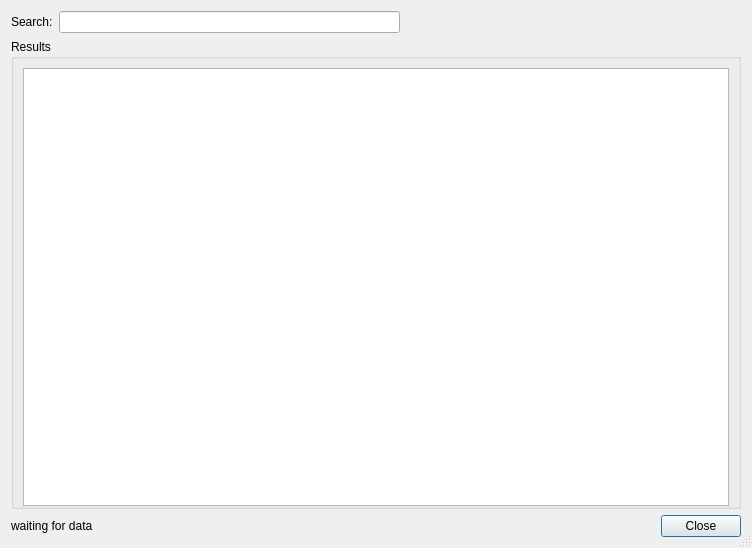
<?xml version="1.0" encoding="UTF-8"?>
<ui version="4.0">
 <class>ListClientsDialog</class>
 <widget class="QDialog" name="ListClientsDialog">
  <property name="geometry">
   <rect>
    <x>0</x>
    <y>0</y>
    <width>752</width>
    <height>548</height>
   </rect>
  </property>
  <property name="windowTitle">
   <string>Clients</string>
  </property>
  <property name="windowIcon">
   <iconset resource="Resources.qrc">
    <normaloff>:/icons/qutescoop.png</normaloff>:/icons/qutescoop.png</iconset>
  </property>
  <property name="sizeGripEnabled">
   <bool>true</bool>
  </property>
  <layout class="QVBoxLayout" name="verticalLayout">
   <item>
    <layout class="QGridLayout" name="gridLayout">
     <item row="0" column="1">
      <widget class="QLineEdit" name="editFilter">
       <property name="toolTip">
        <string>wildcards (*, ?) and powerful regular expressions allowed</string>
       </property>
      </widget>
     </item>
     <item row="0" column="0">
      <widget class="QLabel" name="label">
       <property name="text">
        <string>Search:</string>
       </property>
       <property name="buddy">
        <cstring>editFilter</cstring>
       </property>
      </widget>
     </item>
     <item row="0" column="2">
      <spacer name="horizontalSpacer">
       <property name="orientation">
        <enum>Qt::Horizontal</enum>
       </property>
       <property name="sizeHint" stdset="0">
        <size>
         <width>40</width>
         <height>20</height>
        </size>
       </property>
      </spacer>
     </item>
    </layout>
   </item>
   <item>
    <widget class="QGroupBox" name="boxResults">
     <property name="title">
      <string>Results</string>
     </property>
     <layout class="QVBoxLayout" name="verticalLayout_2">
      <property name="bottomMargin">
       <number>0</number>
      </property>
      <item>
       <widget class="QTreeView" name="treeListClients">
        <property name="rootIsDecorated">
         <bool>false</bool>
        </property>
        <property name="uniformRowHeights">
         <bool>true</bool>
        </property>
        <property name="itemsExpandable">
         <bool>false</bool>
        </property>
        <property name="sortingEnabled">
         <bool>true</bool>
        </property>
       </widget>
      </item>
     </layout>
    </widget>
   </item>
   <item>
    <layout class="QHBoxLayout" name="horizontalLayout">
     <item>
      <widget class="QLabel" name="lblStatusInfo">
       <property name="text">
        <string>waiting for data</string>
       </property>
      </widget>
     </item>
     <item>
      <spacer name="horizontalSpacer_3">
       <property name="orientation">
        <enum>Qt::Horizontal</enum>
       </property>
       <property name="sizeHint" stdset="0">
        <size>
         <width>40</width>
         <height>20</height>
        </size>
       </property>
      </spacer>
     </item>
     <item>
      <widget class="QDialogButtonBox" name="buttonBox">
       <property name="standardButtons">
        <set>QDialogButtonBox::Close</set>
       </property>
      </widget>
     </item>
    </layout>
   </item>
  </layout>
 </widget>
 <resources>
  <include location="Resources.qrc"/>
 </resources>
 <connections>
  <connection>
   <sender>buttonBox</sender>
   <signal>clicked(QAbstractButton*)</signal>
   <receiver>ListClientsDialog</receiver>
   <slot>close()</slot>
   <hints>
    <hint type="sourcelabel">
     <x>557</x>
     <y>439</y>
    </hint>
    <hint type="destinationlabel">
     <x>602</x>
     <y>392</y>
    </hint>
   </hints>
  </connection>
 </connections>
</ui>
